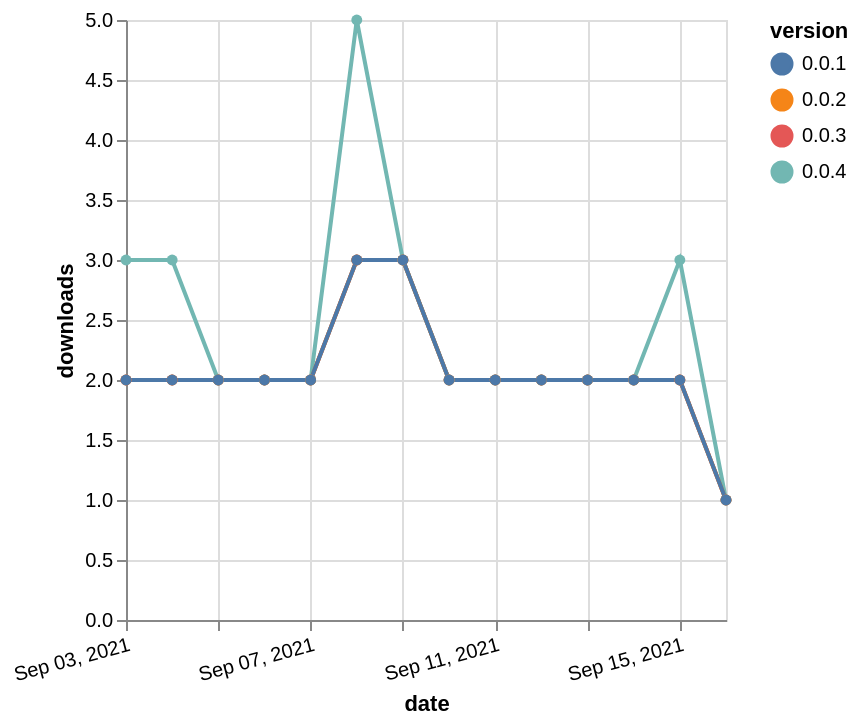

The specification (Vega-Lite) saved for this image:
### Vega-Lite specification from a JSON file in a GitHub repository (floating-point values rounded to 4 significant figures)
{"$schema": "https://vega.github.io/schema/vega-lite/v5.json", "description": "A simple bar chart with embedded data.", "data": {"values": [{"date": "2021-09-03", "total": 328, "delta": 2, "version": "0.0.3"}, {"date": "2021-09-04", "total": 330, "delta": 2, "version": "0.0.3"}, {"date": "2021-09-05", "total": 332, "delta": 2, "version": "0.0.3"}, {"date": "2021-09-06", "total": 334, "delta": 2, "version": "0.0.3"}, {"date": "2021-09-07", "total": 336, "delta": 2, "version": "0.0.3"}, {"date": "2021-09-08", "total": 339, "delta": 3, "version": "0.0.3"}, {"date": "2021-09-09", "total": 342, "delta": 3, "version": "0.0.3"}, {"date": "2021-09-10", "total": 344, "delta": 2, "version": "0.0.3"}, {"date": "2021-09-11", "total": 346, "delta": 2, "version": "0.0.3"}, {"date": "2021-09-12", "total": 348, "delta": 2, "version": "0.0.3"}, {"date": "2021-09-13", "total": 350, "delta": 2, "version": "0.0.3"}, {"date": "2021-09-14", "total": 352, "delta": 2, "version": "0.0.3"}, {"date": "2021-09-15", "total": 354, "delta": 2, "version": "0.0.3"}, {"date": "2021-09-16", "total": 355, "delta": 1, "version": "0.0.3"}, {"date": "2021-09-03", "total": 201, "delta": 3, "version": "0.0.4"}, {"date": "2021-09-04", "total": 204, "delta": 3, "version": "0.0.4"}, {"date": "2021-09-05", "total": 206, "delta": 2, "version": "0.0.4"}, {"date": "2021-09-06", "total": 208, "delta": 2, "version": "0.0.4"}, {"date": "2021-09-07", "total": 210, "delta": 2, "version": "0.0.4"}, {"date": "2021-09-08", "total": 215, "delta": 5, "version": "0.0.4"}, {"date": "2021-09-09", "total": 218, "delta": 3, "version": "0.0.4"}, {"date": "2021-09-10", "total": 220, "delta": 2, "version": "0.0.4"}, {"date": "2021-09-11", "total": 222, "delta": 2, "version": "0.0.4"}, {"date": "2021-09-12", "total": 224, "delta": 2, "version": "0.0.4"}, {"date": "2021-09-13", "total": 226, "delta": 2, "version": "0.0.4"}, {"date": "2021-09-14", "total": 228, "delta": 2, "version": "0.0.4"}, {"date": "2021-09-15", "total": 231, "delta": 3, "version": "0.0.4"}, {"date": "2021-09-16", "total": 232, "delta": 1, "version": "0.0.4"}, {"date": "2021-09-03", "total": 338, "delta": 2, "version": "0.0.2"}, {"date": "2021-09-04", "total": 340, "delta": 2, "version": "0.0.2"}, {"date": "2021-09-05", "total": 342, "delta": 2, "version": "0.0.2"}, {"date": "2021-09-06", "total": 344, "delta": 2, "version": "0.0.2"}, {"date": "2021-09-07", "total": 346, "delta": 2, "version": "0.0.2"}, {"date": "2021-09-08", "total": 349, "delta": 3, "version": "0.0.2"}, {"date": "2021-09-09", "total": 352, "delta": 3, "version": "0.0.2"}, {"date": "2021-09-10", "total": 354, "delta": 2, "version": "0.0.2"}, {"date": "2021-09-11", "total": 356, "delta": 2, "version": "0.0.2"}, {"date": "2021-09-12", "total": 358, "delta": 2, "version": "0.0.2"}, {"date": "2021-09-13", "total": 360, "delta": 2, "version": "0.0.2"}, {"date": "2021-09-14", "total": 362, "delta": 2, "version": "0.0.2"}, {"date": "2021-09-15", "total": 364, "delta": 2, "version": "0.0.2"}, {"date": "2021-09-16", "total": 365, "delta": 1, "version": "0.0.2"}, {"date": "2021-09-03", "total": 348, "delta": 2, "version": "0.0.1"}, {"date": "2021-09-04", "total": 350, "delta": 2, "version": "0.0.1"}, {"date": "2021-09-05", "total": 352, "delta": 2, "version": "0.0.1"}, {"date": "2021-09-06", "total": 354, "delta": 2, "version": "0.0.1"}, {"date": "2021-09-07", "total": 356, "delta": 2, "version": "0.0.1"}, {"date": "2021-09-08", "total": 359, "delta": 3, "version": "0.0.1"}, {"date": "2021-09-09", "total": 362, "delta": 3, "version": "0.0.1"}, {"date": "2021-09-10", "total": 364, "delta": 2, "version": "0.0.1"}, {"date": "2021-09-11", "total": 366, "delta": 2, "version": "0.0.1"}, {"date": "2021-09-12", "total": 368, "delta": 2, "version": "0.0.1"}, {"date": "2021-09-13", "total": 370, "delta": 2, "version": "0.0.1"}, {"date": "2021-09-14", "total": 372, "delta": 2, "version": "0.0.1"}, {"date": "2021-09-15", "total": 374, "delta": 2, "version": "0.0.1"}, {"date": "2021-09-16", "total": 375, "delta": 1, "version": "0.0.1"}]}, "width": "container", "mark": {"type": "line", "point": {"filled": true}}, "encoding": {"x": {"field": "date", "type": "temporal", "timeUnit": "yearmonthdate", "title": "date", "axis": {"labelAngle": -15}}, "y": {"field": "delta", "type": "quantitative", "title": "downloads"}, "color": {"field": "version", "type": "nominal"}, "tooltip": {"field": "delta"}}}
